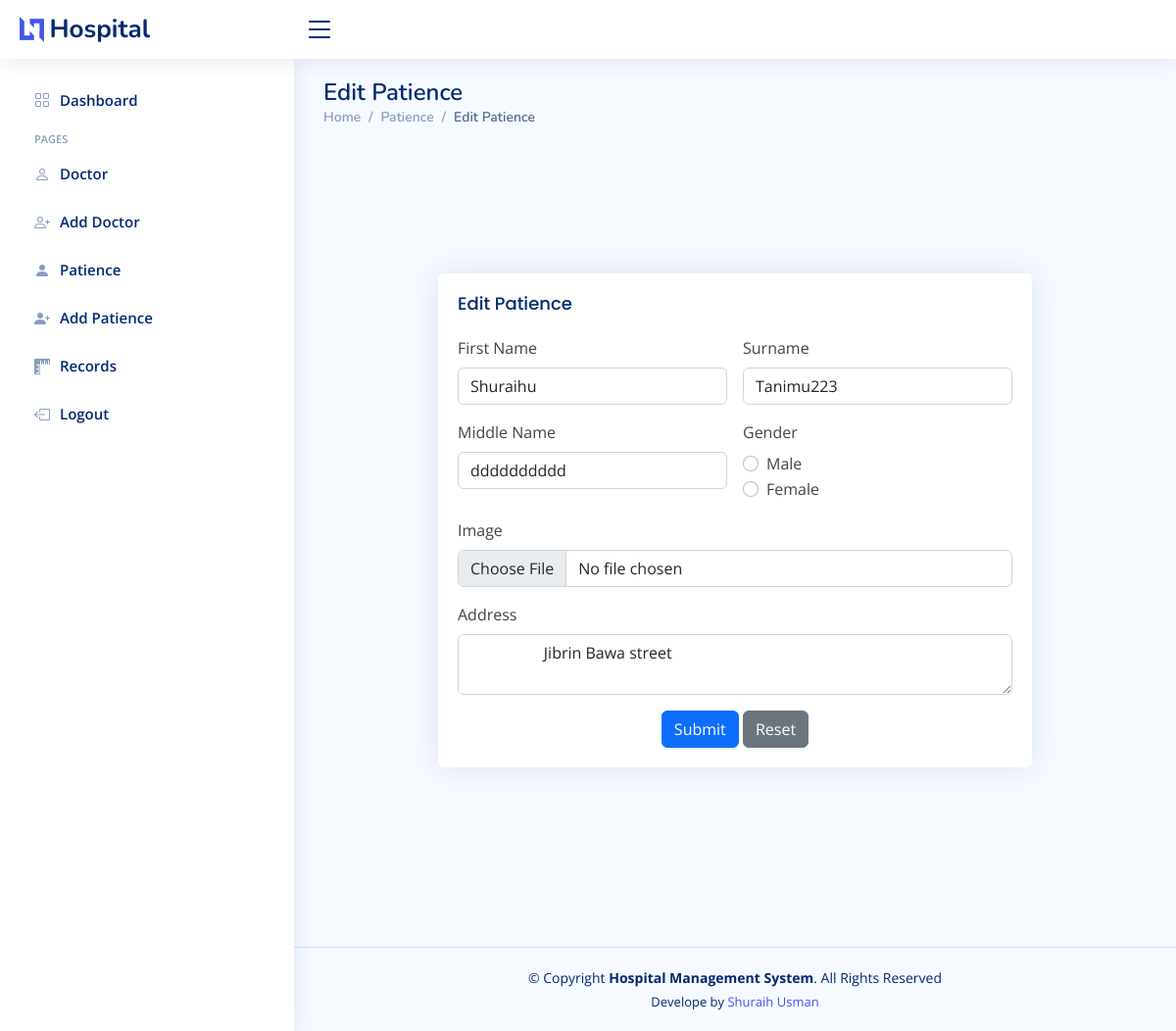
The page /admin/add_patience.php?edit=22 (signed in) on the database its author committed.
### tables this page shows
CREATE TABLE `patience` (
  `id` int(11) NOT NULL,
  `firstname` varchar(20) DEFAULT NULL,
  `surname` varchar(20) DEFAULT NULL,
  `middlename` varchar(20) DEFAULT NULL,
  `gender` varchar(10) DEFAULT NULL,
  `images` varchar(50) DEFAULT NULL,
  `addresss` text DEFAULT NULL
);

### admin/add_patience.php (the view, shortened to what this page needs)
<?php
require_once("../config/config.php");
require_once("header.php");
if (isset($_GET['edit'])) {
  $sql = "SELECT * FROM patience WHERE id = '".$_GET['edit']."'";
  $res = $db->query($sql);
  $row = $res->fetch_assoc();
}
?>
<main id="main" class="main">
<?php if (isset($_GET['edit'])) { ?>
    <div class="pagetitle">
      <h1>Edit Patience</h1>
      <nav>
        <ol class="breadcrumb">
          <li class="breadcrumb-item"><a href="dashboard.php">Home</a></li>
        <li class="breadcrumb-item">Patience</li>
          <li class="breadcrumb-item active">Edit Patience</li>
        </ol>
      </nav>
    </div>
    <?php } ?>
    <section class="section register min-vh-100 d-flex flex-column align-items-center justify-content-center py-4">
    <div class="container">
          <div class="row justify-content-center">
            <div class="col-lg-9 col-md-6 d-flex flex-column align-items-center justify-content-center">
      <div class="card">
            <div class="card-body">
              <h5 class="card-title">  <?php if (isset($_GET['edit'])) { echo "Edit Patience";} else{ echo  'Register Patience'; } ?>
              </h5>
              <form method="post" class="row g-3" enctype="multipart/form-data">
                <div class="col-md-6">
                  <label for="inputName5" class="form-label">First Name</label>
                  <input type="text" class="form-control" id="inputName5" name="firstname" value="<?php if (isset($_GET['edit'])) { echo $row['firstname'];}?>">
                </div>
                  <div class="col-md-6">
                  <label for="inputName5" class="form-label">Surname</label>
                  <input type="text" class="form-control" id="input5" name="surname" value="<?php if (isset($_GET['edit'])) { echo $row['surname'];}?>">
                </div>
                <div class="col-md-6">
                  <label for="inputName6" class="form-label">Middle Name</label>
                  <input type="text" class="form-control" id="inputName6" value="<?php if (isset($_GET['edit'])) { echo $row['middlename'];}?>" name="middlename">
                </div>
                <fieldset class="col-md-6">
                <label for="inputName6" class="form-label">Gender</label>
                  <div class="col-sm-10">
                    <div class="form-check">
                      <input class="form-check-input" type="radio" name="gender" id="gridRadios1" value="Male">
                      <label class="form-check-label" for="gridRadios1">
                        Male
                      </label>
                    </div>
                    <div class="form-check">
                      <input class="form-check-input" type="radio" name="gender" id="gridRadios2" value="Female">
                      <label class="form-check-label" for="gridRadios2">
                        Female
                      </label>
                    </div>
                </fieldset>
                <div class="col-12">
                  <label for="" class="form-label">Image</label>
                  <input type="file" class="form-control" name="image">
                </div>
                <div class="col-12">
                  <label for="inputAddress2" class="form-label">Address</label>
                  <textarea row="20" colspan="50" class="form-control" id="inputAddress2" name="address" value="">
                  <?php if (isset($_GET['edit'])) { echo $row['addresss'];}?>
    </textarea>
                </div>
                <div class="text-center">
                  <button type="submit" class="btn btn-primary" name="<?php if (isset($_GET['edit'])) { echo 'submit';} else {echo'add';}?>">Submit</button>
                  <button type="reset" class="btn btn-secondary">Reset</button>
                </div>
              </form>
            </div>
          </div>
          </div>
</section>
</main>
          <?php
require_once("footer.php"); ?>

### assets/css/style.css (style rules this page uses)
:root { scroll-behavior: smooth; }
body { font-family: "Open Sans", sans-serif; background: #f6f9ff; color: #444444; }
a { color: #4154f1; text-decoration: none; }
h1, h2, h3, h4, h5, h6 { font-family: "Nunito", sans-serif; }
#main { margin-top: 60px; padding: 20px 30px; transition: all 0.3s; }
.pagetitle { margin-bottom: 10px; }
.pagetitle h1 { font-size: 24px; margin-bottom: 0; font-weight: 600; color: #012970; }
.card { margin-bottom: 30px; border: none; border-radius: 5px; box-shadow: 0px 0 30px rgba(1, 41, 112, 0.1); }
.card-title { padding: 20px 0 15px 0; font-size: 18px; font-weight: 500; color: #012970; font-family: "Poppins", sans-serif; }
.card-body { padding: 0 20px 20px 20px; }
.breadcrumb { font-size: 14px; font-family: "Nunito", sans-serif; color: #899bbd; font-weight: 600; }
.breadcrumb a { color: #899bbd; transition: 0.3s; }
.breadcrumb .breadcrumb-item::before { color: #899bbd; }
.breadcrumb .active { color: #51678f; font-weight: 600; }
@media (min-width: 1200px) { #main, #footer { margin-left: 300px; } }

### rows shown on the page
patience: firstname "Shuraihu", surname "Tanimu223", middlename "dddddddddd", address "Jibrin Bawa street"
